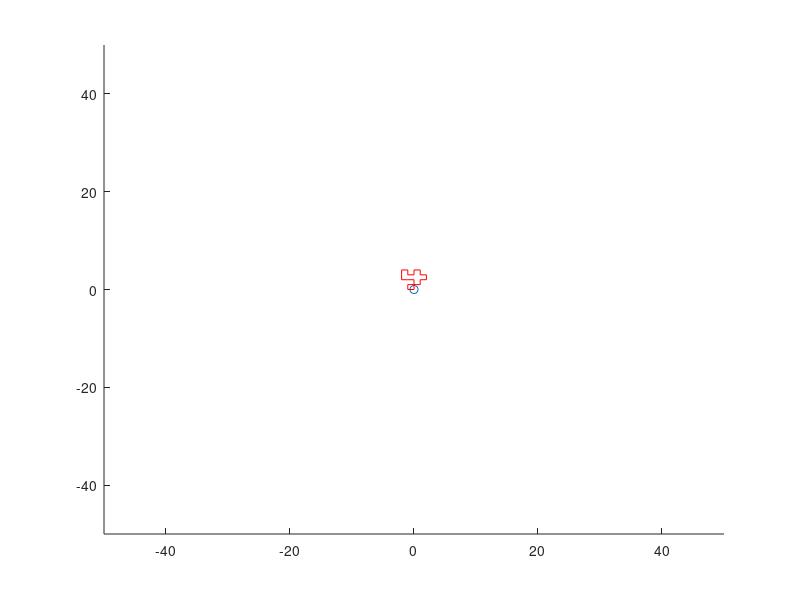

This figure's MATLAB source:
dim = 100;
steps = 100000;
speed = 0.000001;

m = ones(dim,dim);
s=dim/2;

clf; hold on;
scatter(0,0)
xlim([-1*s,s])
ylim([-1*s,s])

%could be merged into next block
n = rand();
if n < 0.25;
    line([0,0],[0,1],'Color',[1,0,0])
    m(s,s) = 2;
    m(s-1,s) = 5;
    xdisp = 0; ydisp = 1;
    
elseif n < 0.5
    line([0,1],[0,0],'Color',[1,0,0])
    m(s,s) = 3;
    m(s,s+1) = 7;
    xdisp = 1; ydisp = 0;
    
elseif n < 0.75
    line([0,0],[0,-1],'Color',[1,0,0])
    m(s,s) = 5;
    m(s+1,s) = 2;
    xdisp = 0; ydisp = -1;
    
else
    line([0,-1],[0,0],'Color',[1,0,0])
    m(s,s) = 7;
    m(s,s-1) = 3;
    xdisp = -1; ydisp = 0;
end

for i = 1:steps

    flag = false;
    
    while ~flag
        
        n = rand();

        if n > 0.75 mod(m(s-ydisp,s+xdisp), 2) ~= 0
            
            flag = 1;
            m(s-ydisp,s+xdisp) = m(s-ydisp,s+xdisp) * 2;
            %
            line([xdisp,xdisp],[ydisp,ydisp+1],'Color',[1-i/steps,i/steps,i/steps]);
            if abs(xdisp) == s
                line([-1*xdisp,-1*xdisp],[ydisp,ydisp+1],'Color',[1-i/steps,i/steps,i/steps]);
            end
            pause(speed);
            %
            
            if s - ydisp == 1    
                ydisp = -1*s;
            else
                ydisp = ydisp + 1;
            end
            
            m(s-ydisp,s+xdisp) = m(s-ydisp,s+xdisp) * 5;

        elseif n > 0.5 && mod(m(s-ydisp,s+xdisp), 3) ~= 0
            
            flag = 1;
            m(s-ydisp,s+xdisp) = m(s-ydisp,s+xdisp) * 3;
            
            if s + xdisp == dim
                xdisp = 1 - s;
            else
                xdisp = xdisp + 1;
            end
            
            m(s-ydisp,s+xdisp) = m(s-ydisp,s+xdisp) * 7;
            %
            line([xdisp-1,xdisp],[ydisp,ydisp],'Color',[1-i/steps,i/steps,i/steps]);
            if abs(ydisp) == s
                line([xdisp-1,xdisp],[-1*ydisp,-1*ydisp],'Color',[1-i/steps,i/steps,i/steps]);
            end
            pause(speed);
            %

        elseif n > 0.25 && mod(m(s-ydisp,s+xdisp), 5) ~= 0
            
            flag = 1;
            m(s-ydisp,s+xdisp) = m(s-ydisp,s+xdisp) * 5;
            
            if s - ydisp == dim
                ydisp = s - 1; 
            else
                ydisp = ydisp - 1;
            end
            
            m(s-ydisp,s+xdisp) = m(s-ydisp,s+xdisp) * 2;
            %
            line([xdisp,xdisp],[ydisp+1,ydisp],'Color',[1-i/steps,i/steps,i/steps]);
            if abs(xdisp) == s
                line([-1*xdisp,-1*xdisp],[ydisp+1,ydisp],'Color',[1-i/steps,i/steps,i/steps]);
            end
            pause(speed);
            %

        elseif mod(m(s-ydisp,s+xdisp), 7) ~= 0
            
            flag = 1; 
            m(s-ydisp,s+xdisp) = m(s-ydisp,s+xdisp) * 7;
            %
            line([xdisp,xdisp-1],[ydisp,ydisp],'Color',[1-i/steps,i/steps,i/steps]);
            if abs(ydisp) == s
                line([xdisp-1,xdisp],[-1*ydisp,-1*ydisp],'Color',[1-i/steps,i/steps,i/steps]);
            end
            pause(speed);
            %
            
            if s + xdisp == 1
                xdisp = s;
            else           
                xdisp = xdisp - 1;
            end
            
            m(s-ydisp,s+xdisp) = m(s-ydisp,s+xdisp) * 3;
            
        end
    end
    
    if (xdisp == 0 && ydisp == 0)
        display('Walk returned to the beginning after');
        display(i+1);
        display('steps');
        break
    end
            
end

